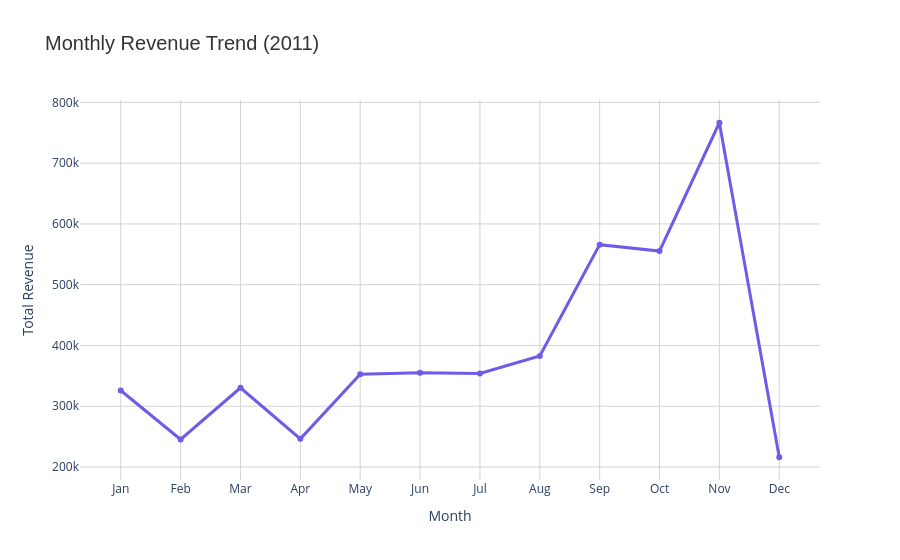

Notebook code for this chart:
### Markdown cell above
# Monthly Revenue Trend (2011)-(Time-Series Revenue)

### Code cell
import pandas as pd
import plotly.express as px

# Load and clean
df = pd.read_csv("../data/gold/monthly_revenue.csv")
df = df.drop(df.index[0])   # remove Dec 2010 row

# Create proper datetime column
df["Date"] = pd.to_datetime(df["Year"].astype(str) + "-" +
                            df["Month"].astype(str) + "-01")

# Sort
df = df.sort_values("Date").reset_index(drop=True)

# Extract month names for x-axis
df["MonthName"] = df["Date"].dt.strftime("%b")   # Jan, Feb, Mar...

# Interactive line chart
fig = px.line(
    df,
    x="MonthName",
    y="TotalPrice",
    markers=True,
    title="Monthly Revenue Trend (2011)",
    labels={"TotalPrice": "Total Revenue", "MonthName": "Month"},
)

fig.update_traces(line=dict(color="#6C5CE7", width=3))

fig.update_layout(
    hovermode="x unified",
    title_font=dict(size=20, family="Arial", color="#333"),
    plot_bgcolor="white",
    xaxis=dict(showgrid=True, gridcolor="lightgray"),
    yaxis=dict(showgrid=True, gridcolor="lightgray")
)

fig.show()

### Figure 1 — Plotly figure (JSON) as saved in the notebook; plotly's stock layout.template omitted (floating-point values rounded to 4 significant figures)
{"data": [{"hovertemplate": "Month=%{x}<br>Total Revenue=%{y}<extra></extra>", "legendgroup": "", "line": {"color": "#6C5CE7", "dash": "solid", "width": 3}, "marker": {"symbol": "circle"}, "mode": "lines+markers", "name": "", "orientation": "v", "showlegend": false, "type": "scatter", "x": ["Jan", "Feb", "Mar", "Apr", "May", "Jun", "Jul", "Aug", "Sep", "Oct", "Nov", "Dec"], "xaxis": "x", "y": [325900.0, 245400.0, 330400.0, 246400.0, 352700.0, 355300.0, 354100.0, 382700.0, 565900.0, 555300.0, 766400.0, 216100.0], "yaxis": "y"}], "layout": {"hovermode": "x unified", "legend": {"tracegroupgap": 0}, "plot_bgcolor": "white", "title": {"font": {"color": "#333", "family": "Arial", "size": 20}, "text": "Monthly Revenue Trend (2011)"}, "xaxis": {"anchor": "y", "domain": [0, 1], "gridcolor": "lightgray", "showgrid": true, "title": {"text": "Month"}}, "yaxis": {"anchor": "x", "domain": [0, 1], "gridcolor": "lightgray", "showgrid": true, "title": {"text": "Total Revenue"}}}}
